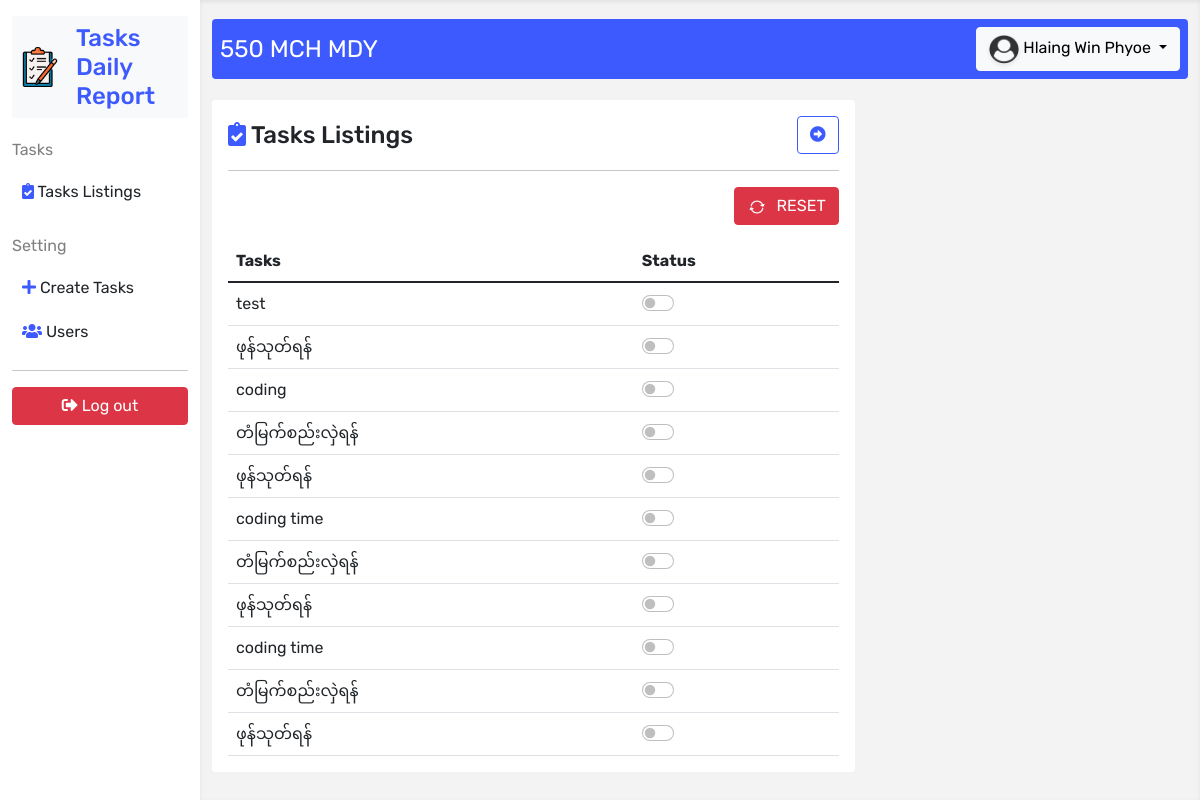
The page /listings (signed in) on the database its author committed.
### tables this page shows
CREATE TABLE `tasks` (
  `id` int(11) NOT NULL,
  `task_name` varchar(255) NOT NULL,
  `user_id` int(11) NOT NULL,
  `status` int(11) NOT NULL DEFAULT 0,
  `created_at` timestamp NOT NULL DEFAULT current_timestamp()
);

### core/base.php (called while the page is built, shortened)
<?php
function con(){
    return mysqli_connect("localhost","root","","550tasks");
}
$url = "http://{$_SERVER['HTTP_HOST']}/to_do";

### core/functions.php (called while the page is built, shortened)
<?php
function fetchAll($sql){
    $query = mysqli_query(con(),$sql);
    $rows = [];
    while ($row = mysqli_fetch_assoc($query)){
        array_push($rows,$row);
    }
    return $rows;
}
function tasks(){
    $sql = "SELECT * FROM tasks";
    return fetchAll($sql);
}

### listings.php (the view, shortened to what this page needs)
<?php require_once "template/header.php"; ?>
<?php require_once "template/sidebar.php"; ?>
<div class="row">
    <div class="col-12 col-xl-8">
        <div class="card mb-4">
            <div class="card-body">
                <div class="d-flex justify-content-between align-items-center">
                    <h4 class="mb-0">
                        <i class="fas fa-clipboard-check text-primary"></i> Tasks Listings
                    </h4>
                    <a href="#" class="btn btn-outline-primary full-screen-btn">
                        <i class="fa fa-arrow-alt-circle-right"></i>
                    </a>
                </div>
                <hr>
                <?php if ($_SESSION['user']['role'] == 0){ ?>
                <div class="mb-3 text-end">
                    <a href="reset.php" class="text-uppercase btn btn-danger"><img src="<?php echo $url; ?>/assets/img/reload.png" style="width: 20px; margin-right: 10px" alt="">Reset</a>
                </div>
                <?php } ?>
                <table class="table table-hover mt-3 mb-0">
                    <thead>
                    <th>Tasks</th>
                    <th>Status</th>
                    </thead>
                    <tbody>
                    <?php foreach (tasks() as $c){ ?>
                        <tr>
                            <td><?php echo $c['task_name'] ?></td>
                            <td>
                                <div class="form-check form-switch">
                                    <input class="form-check-input"
                                        <?php if ($c['status'] == '1'){echo "checked";} ?>
                                           onclick="toggleStatus(<?php echo $c['id']; ?>)"
                                           type="checkbox" role="switch" id="check">
                                </div>
                            </td>
                        </tr>
                    <?php } ?>
                    </tbody>
                </table>
            </div>
        </div>
    </div>
</div>
<?php require_once "template/footer.php"; ?>

### template/header.php (shortened to what this page needs)
<?php require_once "core/base.php"; ?>
<?php require_once "core/functions.php"; ?>
<!doctype html>
<html lang="en">
<head>
    <link rel="stylesheet" href="<?php echo $url; ?>/assets/css/app.css">
    <link rel="stylesheet" href="<?php echo $url; ?>/assets/vendor/@fortawesome/fontawesome-free/css/all.min.css">
    <link rel="stylesheet" href="<?php echo $url; ?>/assets/vendor/datatable/dataTables.bootstrap5.min.css">
    <link rel="stylesheet" href="<?php echo $url; ?>/assets/css/style.css">
</head>
<body>
<section class="main container-fluid">
    <div class="row">
        <?php include "template/sidebar.php"; ?>
        <div class="col-12 col-lg-9 col-xl-10 vh-100 py-3 content">
            <div class="row header mb-4">
                <div class="col-12">
                    <div class="p-2 bg-primary d-flex justify-content-between align-items-center rounded">
                        <p style="font-size: 1.5rem;" class="text-white mb-0">550 MCH MDY</p>
                        <div class="dropdown">
                            <button class="btn btn-light dropdown-toggle" type="button" id="dropdownMenuButton1" data-bs-toggle="dropdown" aria-expanded="false">
                                <img src="<?php echo $url; ?>/assets/img/<?php echo $_SESSION['user']['photo'] ?>" class="user-img shadow-sm" alt="">
                                <?php echo $_SESSION['user']['name']; ?>
                            </button>
                        </div>
                    </div>
                </div>
            </div>

### template/sidebar.php (shortened to what this page needs)
<div class="col-12 col-lg-3 col-xl-2 vh-100 sidebar">
    <div class="d-flex justify-content-between align-items-center py-2 mt-3 nav-brand">
        <div class="d-flex align-items-center">
            <span class="p-2 rounded d-flex justify-content-center align-items-center mr-2">
                <img src="<?php echo $url; ?>/assets/img/logo.png" style="width: 40px" alt="">
            </span>
            <span class="font-weight-bolder h4 mb-0  text-primary ms-2">Tasks Daily Report</span>
        </div>
    </div>
    <div class="nav-menu">
        <ul>
            <li class="menu-spacer"></li>
            <li class="text-black-50 mb-2">
                <span>Tasks</span>
            </li>
            <li class="menu-item">
                <a href="<?php echo $url; ?>/listings" class="menu-item-link">
                    <span>
                        <i class="fa fa-clipboard-check text-primary"></i>
                        Tasks Listings
                    </span>
                </a>
            </li>
            <li class="menu-spacer"></li>
            <?php if ($_SESSION['user']['role'] ==0){ ?>
            <li class="text-black-50 mb-2">
                <span>Setting</span>
            </li>
            <li class="menu-item">
                <a href="<?php echo $url; ?>/create" class="menu-item-link">
                <span>
                    <i class="fa fa-plus text-primary"></i>
                    Create Tasks
                </span>
                </a>
            </li>
            <li class="menu-item">
                <a href="<?php echo $url; ?>/users" class="menu-item-link">
                    <span>
                        <i class="fa fa-users text-primary"></i>
                        Users
                    </span>
                </a>
            </li>
            <?php } ?>
            <hr>
            <li class="menu-item">
                <a href="<?php echo $url; ?>/log_out.php" class="btn btn-danger w-100">
                    <i class="fa fa-sign-out-alt"></i>
                    Log out
                </a>
            </li>
        </ul>
    </div>
</div>

### template/footer.php (shortened to what this page needs)
</div>
</div>
</section>
</body>
</html>

### assets/css/style.css (style rules this page uses)
:root { --primary-soft: #f3f3f3; }
.nav-brand { position: sticky; top: 0; background: var(--bs-light); }
.nav-menu ul { list-style-type: none; margin:0; padding: 0; }
.menu-item { transition: 0.5s; }
a { text-decoration: none !important; }
.menu-item-link { display: flex; justify-content: space-between; color: var(--bs-dark); padding: 10px; border-radius: 0.25rem; text-decoration: none; }
.menu-spacer { padding: 10px 0; }
.content { background-color: var(--primary-soft); overflow: scroll; box-shadow: 0 0.125rem 0.25rem rgba(0,0,0,.075) inset; }
.header { position: sticky; top: 0.2rem; z-index: 2000; }
.user-img { width: 30px; height: 30px; border-radius: 50%; }
.card { border:none; }
.table tr td { vertical-align: middle !important; }

### rows shown on the page
tasks: task_name "test"
tasks: task_name "ဖုန်သုတ်ရန်"
tasks: task_name "coding"
tasks: task_name "တံမြက်စည်းလှဲရန်"
tasks: task_name "ဖုန်သုတ်ရန်"
tasks: task_name "coding time"
tasks: task_name "တံမြက်စည်းလှဲရန်"
tasks: task_name "ဖုန်သုတ်ရန်"
tasks: task_name "coding time"
tasks: task_name "တံမြက်စည်းလှဲရန်"
tasks: task_name "ဖုန်သုတ်ရန်"

### other values the page prints
$_SESSION['user']['name'] "Hlaing Win Phyoe"
